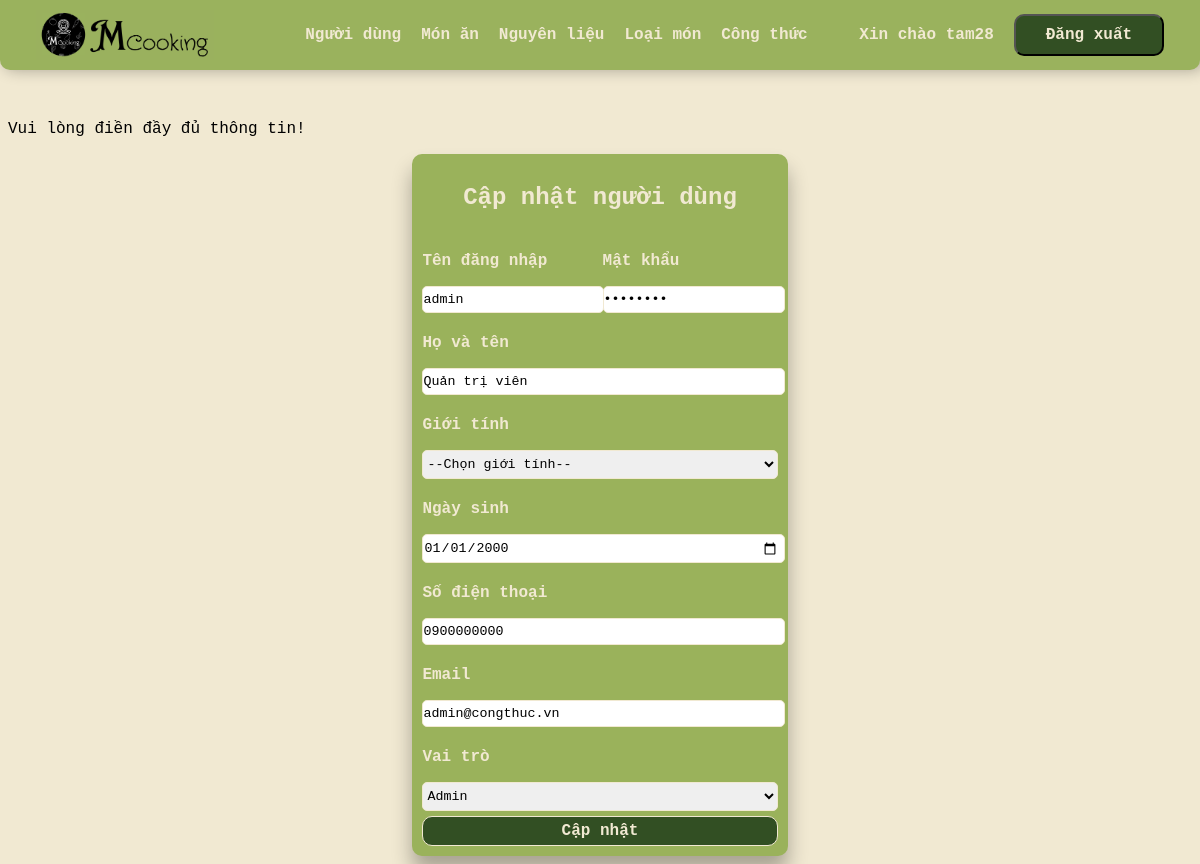
The app's page /gdadmin/admin.php?page=capnhatnguoidung&id=1 (signed in) with its own data.
### tables this page shows
CREATE TABLE IF NOT EXISTS nguoi_dung(
	id INT PRIMARY KEY AUTO_INCREMENT,
	ten_dang_nhap VARCHAR(50) NOT NULL,
	mat_khau VARCHAR(50) NOT NULL,
	ho_ten VARCHAR(50),
    gioi_tinh VARCHAR(5),
	email VARCHAR(50),
	sdt VARCHAR(10),
	vai_tro_id INT,
	ngay_sinh DATE,
	FOREIGN KEY (vai_tro_id) REFERENCES vai_tro(id)
);

CREATE TABLE IF NOT EXISTS vai_tro(
	id INT PRIMARY KEY AUTO_INCREMENT,
	ten_vai_tro VARCHAR(20)
);

### gdadmin/nguoidung/capnhatnguoidung.php (the view, shortened to what this page needs)
<!DOCTYPE html>
<html lang="en">
<head>
    <link rel="stylesheet" href="cacform.css">
</head>
<body>
    <?php
        $id = $_GET['id'];
        $sql = "SELECT * from nguoi_dung where id = '$id'";
        $result = mysqli_query($conn, $sql);
        $nguoiDung = mysqli_fetch_assoc($result);
    ?>
    <?php
        if((!empty($_POST['ten-dang-nhap'])) &&
        (!empty($_POST['mat-khau'])) &&
        (!empty($_POST['ho-ten'])) &&
        (!empty($_POST['ngay-sinh'])) &&
        (!empty($_POST['gioi-tinh'])) &&
        (!empty($_POST['sdt'])) &&
        (!empty($_POST['email'])) &&
        (!empty($_POST['vai-tro']))){
            $tenDangNhap = $_POST['ten-dang-nhap'];
            $matKhau = $_POST['mat-khau'];
            $hoTen = $_POST['ho-ten'];
            $ngaySinh = $_POST['ngay-sinh'];
            $sdt = $_POST['sdt'];
            $gioiTinh = $_POST['gioi-tinh'];
            $email = $_POST['email'];
            $vaiTro = $_POST['vai-tro'];
            include('../connect.php');
            $sql = "UPDATE `nguoi_dung` SET `ten_dang_nhap`='$tenDangNhap',`mat_khau`='$matKhau',`ho_ten`='$hoTen',gioi_tinh='$gioiTinh',`email`='$email',`sdt`='$sdt',`vai_tro_id`='$vaiTro',`ngay_sinh`='$ngaySinh' WHERE id='$id'";
            mysqli_query($conn, $sql);
            header('location: admin.php?page=nguoidung');
        }
        else{
            echo "<p>Vui lòng điền đầy đủ thông tin!</p>";
        }
    ?>
    <form action="admin.php?page=capnhatnguoidung&id=<?php echo $id ?>" method="post">
        <h2>Cập nhật người dùng</h2>
        <div class="tendangnhap">
            <div>
                <p>Tên đăng nhập</p>
                <input type="text" name="ten-dang-nhap" value="<?php echo $nguoiDung['ten_dang_nhap']?>">
            </div>
            <div>
                <p>Mật khẩu</p>
                <input type="password" name="mat-khau" value="<?php echo $nguoiDung['mat_khau']?>">
            </div>
        </div>
        <div>
            <p>Họ và tên</p>
            <input type="text" name="ho-ten" value="<?php echo $nguoiDung['ho_ten']?>">
        </div>
        <div>
            <p>Giới tính</p>
            <select name="gioi-tinh">
                <option value="0">--Chọn giới tính--</option>
            </select>
        </div>
        <div>
            <p>Ngày sinh</p>
            <input type="date" name="ngay-sinh" value="<?php echo $nguoiDung['ngay_sinh']?>">
        </div>
        <div>
            <p>Số điện thoại</p>
            <input type="text" name="sdt" value="<?php echo $nguoiDung['sdt']?>">
        </div>
        <div>
            <p>Email</p>
            <input type="email" name="email" value="<?php echo $nguoiDung['email']?>">
        </div>
        <div>
            <p>Vai trò</p>
            <select name="vai-tro" id="">
                <?php
                    include('../connect.php');
                    $sql_vt = "SELECT * from vai_tro";
                    $result_vt = mysqli_query($conn, $sql_vt);
                    while($row_vt = mysqli_fetch_assoc($result_vt)){
                        echo '<option value="' . $row_vt['id'] . '"' . ($nguoiDung['vai_tro_id'] == $row_vt['id']? "selected":"") . '>' . $row_vt['ten_vai_tro'] . '</option>';
                    }
                ?>
            </select>
        </div>
        <div>
            <input type="submit" value="Cập nhật">
        </div>
    </form>
</body>
</html>

### gdadmin/admin.css (style rules this page uses)
body { font-family: 'Courier New', Courier, monospace; background-color: #f1e9d2; font-size: 16px; }
input::placeholder { font-family: 'Courier New', Courier, monospace; }

### gdadmin/cacform.css (style rules this page uses)
form { background-color: #9ab25b; display:flex; flex-direction: column; padding:10px; gap:5px; margin:auto; width:30%; border-radius: 10px; box-shadow: 0 15px 20px rgba(0,0,0,0.3); color:#f1e9d2; font-weight:bold; }
body { background-color:#f1e9d2; font-family: 'Courier New', Courier, monospace; margin-top:15vh; }
h2 { text-align:center; }
.tendangnhap { display:flex; justify-content: space-between; align-items:center; }
input, select, textarea { width:100%; font-family: 'Courier New', Courier, monospace; border-radius: 5px; border:1px solid #f1e9d2; padding:5px; padding-inline-start: 0; }
input[type="submit"] { color: #f1e9d2; background-color: #324f23; font-size: 16px; border-radius: 10px; padding:5px 20px; font-weight:bold; cursor: pointer; }

### records on screen
nguoi_dung: ten-dang-nhap "admin", ho-ten "Quản trị viên", ngay-sinh "01/01/2000", sdt "0900000000", email "admin@congthuc.vn", vai-tro "Admin"

### other values on screen
$_SESSION['username'] "tam28"
